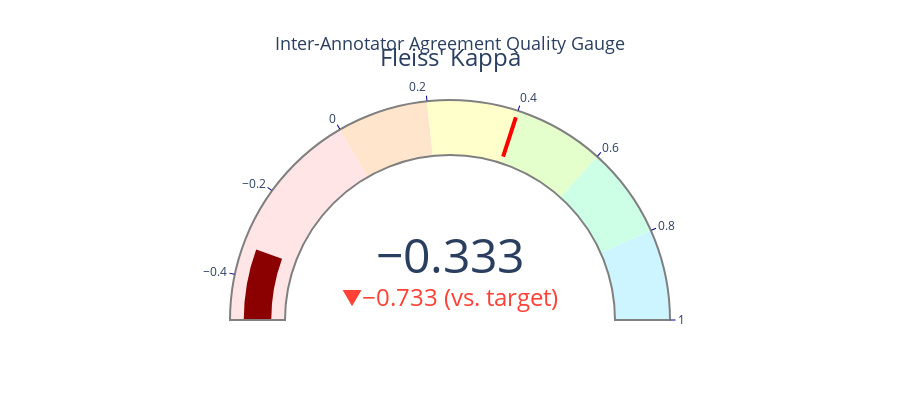

This figure's notebook cell:
### Code cell
# =============================================================================
# FINAL SUMMARY
# =============================================================================

print("=" * 70)
print("INTER-ANNOTATOR AGREEMENT ANALYSIS - FINAL SUMMARY")
print("=" * 70)

print(f"\nDATASET CHARACTERISTICS")
print("-" * 35)
print(f"- Number of items: {stats['n_items']}")
print(f"- Number of annotators: {stats['n_annotators']}")
print(f"- Response categories: {', '.join([str(c) for c in stats['categories']])}")
print(f"- Observed agreement: {stats['P_bar']:.1%}")
print(f"- Expected agreement (by chance): {stats['P_e']:.1%}")

print(f"\nAGREEMENT METRICS")
print("-" * 35)
print(f"- Fleiss' Kappa: {fleiss_kappa:.4f}")
print(f"- Interpretation: {stats['interpretation']}")
print(f"- Mean pairwise accuracy: {np.mean(accuracy_values):.1%}")
print(f"- Mean Cohen's Kappa (pairwise): {np.nanmean(kappa_values):.3f}")

print(f"\nKEY FINDINGS")
print("-" * 35)
print(f"- Annotators show systematic disagreement pattern")
print(f"- Three annotators agree perfectly (all 'Sim')")
print(f"- One annotator disagrees completely (all 'Não')")
print(f"- Creates a clear 3 vs 1 split in annotations")

print(f"\nCONCLUSION")
print("-" * 35)
print(f"The inter-annotator agreement is POOR ({stats['interpretation']}).")
print(f"Immediate intervention required to improve annotation quality.")
print(f"Recommend reviewing guidelines and retraining annotators before proceeding.")

# Create final summary visualization
fig_summary = go.Figure()

fig_summary.add_trace(
    go.Indicator(
        mode="gauge+number+delta",
        value=fleiss_kappa,
        domain={"x": [0, 1], "y": [0, 1]},
        title={"text": "Fleiss' Kappa", "font": {"size": 24}},
        delta={"reference": 0.40, "suffix": " (vs. target)"},
        gauge={
            "axis": {"range": [-0.5, 1], "tickwidth": 1, "tickcolor": "darkblue"},
            "bar": {"color": "darkred" if fleiss_kappa < 0 else "darkblue"},
            "bgcolor": "white",
            "borderwidth": 2,
            "bordercolor": "gray",
            "steps": [{"range": [-0.5, 0], "color": "#FFE5E5"}, {"range": [0, 0.2], "color": "#FFE5CC"}, {"range": [0.2, 0.4], "color": "#FFFFCC"}, {"range": [0.4, 0.6], "color": "#E5FFCC"}, {"range": [0.6, 0.8], "color": "#CCFFE5"}, {"range": [0.8, 1], "color": "#CCF5FF"}],
            "threshold": {"line": {"color": "red", "width": 4}, "thickness": 0.75, "value": 0.40},
        },
    )
)

fig_summary.update_layout(height=400, title={"text": "Inter-Annotator Agreement Quality Gauge", "x": 0.5, "font": {"size": 18}})

fig_summary.show()

# Save the figure
fig_summary.write_html(images_path / "03_iaa_summary_gauge.html")
fig_summary.write_image(images_path / "03_iaa_summary_gauge.png", width=800, height=400, scale=3)
print(f"Saved: 03_iaa_summary_gauge.html and .png")

### Figure 1 — Plotly figure (JSON) as saved in the notebook; plotly's stock layout.template omitted (floating-point values rounded to 4 significant figures)
{"data": [{"delta": {"reference": 0.4, "suffix": " (vs. target)"}, "domain": {"x": [0, 1], "y": [0, 1]}, "gauge": {"axis": {"range": [-0.5, 1], "tickcolor": "darkblue", "tickwidth": 1}, "bar": {"color": "darkred"}, "bgcolor": "white", "bordercolor": "gray", "borderwidth": 2, "steps": [{"color": "#FFE5E5", "range": [-0.5, 0]}, {"color": "#FFE5CC", "range": [0, 0.2]}, {"color": "#FFFFCC", "range": [0.2, 0.4]}, {"color": "#E5FFCC", "range": [0.4, 0.6]}, {"color": "#CCFFE5", "range": [0.6, 0.8]}, {"color": "#CCF5FF", "range": [0.8, 1]}], "threshold": {"line": {"color": "red", "width": 4}, "thickness": 0.75, "value": 0.4}}, "mode": "gauge+number+delta", "title": {"font": {"size": 24}, "text": "Fleiss' Kappa"}, "type": "indicator", "value": -0.3333}], "layout": {"height": 400, "title": {"font": {"size": 18}, "text": "Inter-Annotator Agreement Quality Gauge", "x": 0.5}}}
